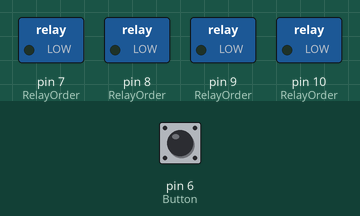
Bench run of a sketch on a simulated Arduino Uno, built with avr-gcc and run on an emulated ATmega328P. On the bench: switched loads named in the sketch (green lamp = pin HIGH). Inputs (shaded band) come from the test bench; at power-on: pin 6 (Button) HIGH.

Above: at 1.2 s.
1.3 s: pin 6 (Button) pulled LOW for 1 s
At 2.5 s:
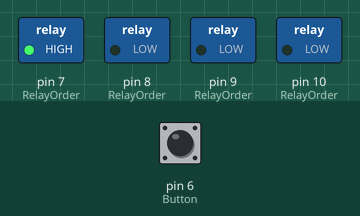
At 12.5 s:
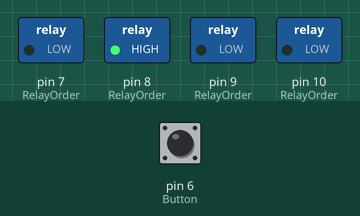
Timing chart, 0 to 22.9 s (numbered marks = the images above; inputs shaded):
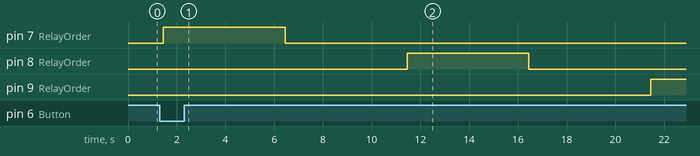

The sketch:

Relay.ino
```cpp
//--------------------------------------------------
//definialok egy uj tipust, lusta vagyok kiirni sokszor, hogy unsigned char, ezert u8-nak hivom, ez egy byte valtozo
typedef unsigned char u8;
//--------------------------------------------------
//Nyomogomb pin megadasa (bemenet lesz)
#define Button  6
//--------------------------------------------------
//A 4 rele labanak megadasa (kimenetek lesznek)
#define Relay1  7
#define Relay2  8
#define Relay3  9
#define Relay4  10
//--------------------------------------------------
//Relek kapcsolasi sorrendjenek definialasa
const u8 RelayOrder[]={Relay1,Relay2,Relay3,Relay4};
//--------------------------------------------------
void setup()
{
  pinMode(Button, INPUT);   //Nyomogomb bemenet lesz
  for(u8 x=0;x<4;x++)       //Beallitjuk a kimeneteket, majd kikapcsoljuk a releket (alatta a 8 sor amit csinalunk)
  {
    pinMode(RelayOrder[x], OUTPUT);
    digitalWrite(RelayOrder[x], 0);
  }
  /*
   // Ezt csinalja a ciklus feljebb:
  pinMode(Relay1, OUTPUT);  //Rele 1 kimenet
  digitalWrite(Relay1, 0);  //Rele 1 kikapcs
  pinMode(Relay2, OUTPUT);  //Rele 2 kimenet
  digitalWrite(Relay2, 0);  //Rele 2 kikapcs
  pinMode(Relay3, OUTPUT);  //Rele 3 kimenet
  digitalWrite(Relay3, 0);  //Rele 3 kikapcs
  pinMode(Relay4, OUTPUT);  //Rele 4 kimenet
  digitalWrite(Relay4, 0);  //Rele 4 kikapcs
  */
}
//--------------------------------------------------
void loop()
{
    while(digitalRead(Button)!=0) delay(50);   //Varunk, amig a nyomogomb magas allapotban van
    if(digitalRead(Button)==0)                 //Ha lenyomjuk a gombot belemegyunk ebbe a feltetelbe
    {
        delay(150);                            //Varunk 150ms idot
        if(digitalRead(Button)==0)             //Majd megnezzuk meg mindig nyomjuk-e a gombot, ha igen akkor nem veletlen nyomtuk meg.
        {
          //Indul a relek kapcsolgatasa
          for(u8 x=0;x<4;x++)
          {
            digitalWrite(RelayOrder[x],1);    //Rele bekapcsolas
            delay(5000);                      //Eddig van bekapcsolva
            digitalWrite(RelayOrder[x],0);    //Rele kikapcsolas
            delay(5000);                      //Eddig van kikapcsolva, majd jon a kovetkezo rele
          }
        }
    }
    while(digitalRead(Button)==0) delay(50);  // Varunk ha meg nyomva lenne a gomb az elengedesig
}
//--------------------------------------------------
```

Measured:
- after the input at 1.3 s, pin 7 (RelayOrder): LOW → HIGH after 0.15 s, → LOW 5.0 s later; pin 8 (RelayOrder): LOW → HIGH after 10.2 s, → LOW 5.0 s later; pin 9 (RelayOrder): LOW → HIGH after 20.2 s
